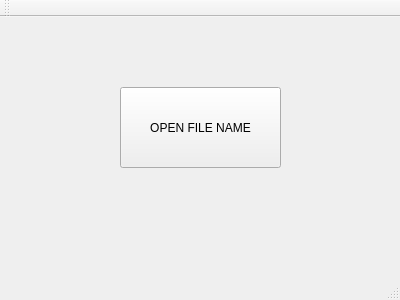
<?xml version="1.0" encoding="UTF-8"?>
<ui version="4.0">
 <class>MainWindow</class>
 <widget class="QMainWindow" name="MainWindow">
  <property name="geometry">
   <rect>
    <x>0</x>
    <y>0</y>
    <width>400</width>
    <height>300</height>
   </rect>
  </property>
  <property name="windowTitle">
   <string>MainWindow</string>
  </property>
  <widget class="QWidget" name="centralWidget">
   <widget class="QPushButton" name="pushButton">
    <property name="geometry">
     <rect>
      <x>120</x>
      <y>70</y>
      <width>161</width>
      <height>81</height>
     </rect>
    </property>
    <property name="text">
     <string>OPEN FILE NAME</string>
    </property>
   </widget>
  </widget>
  <widget class="QMenuBar" name="menuBar">
   <property name="geometry">
    <rect>
     <x>0</x>
     <y>0</y>
     <width>400</width>
     <height>21</height>
    </rect>
   </property>
  </widget>
  <widget class="QToolBar" name="mainToolBar">
   <attribute name="toolBarArea">
    <enum>TopToolBarArea</enum>
   </attribute>
   <attribute name="toolBarBreak">
    <bool>false</bool>
   </attribute>
  </widget>
  <widget class="QStatusBar" name="statusBar"/>
 </widget>
 <layoutdefault spacing="6" margin="11"/>
 <resources/>
 <connections/>
</ui>
